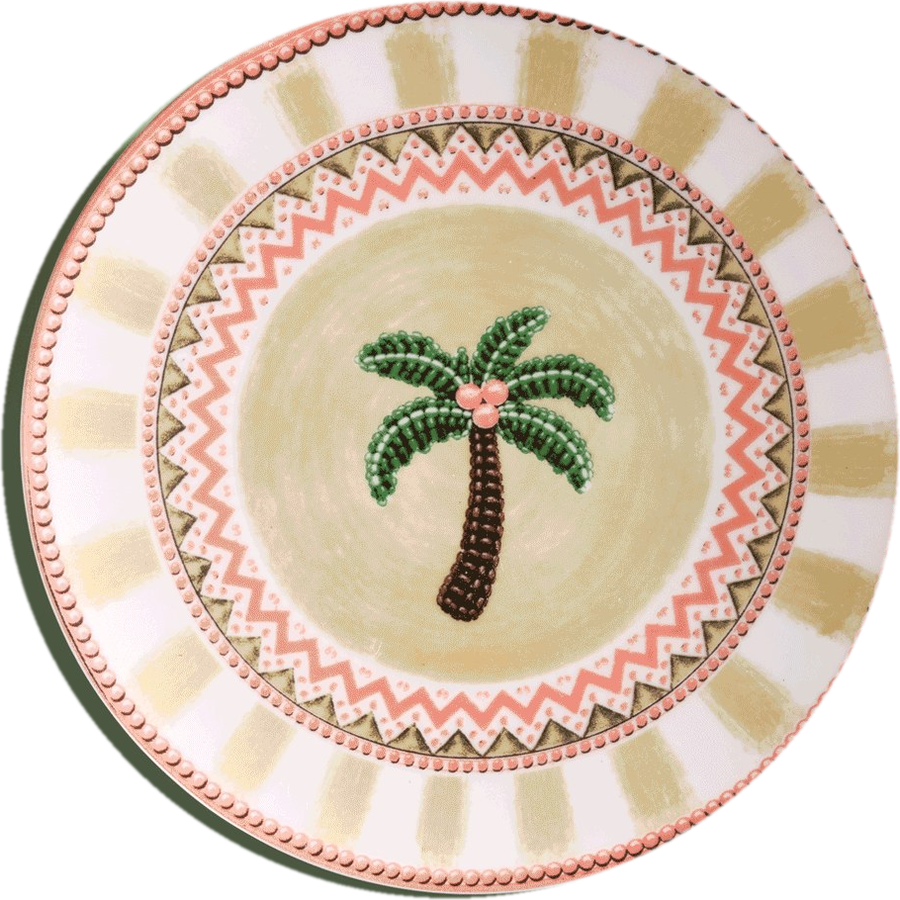
#> input picture social/story/assets/beads_dinner.png, 900 x 900 px, given in place of cookbook.png, which was not available
$ python i_p_cookbook.py
#> lines starting #> are read from the running program, lines starting #| are printed output that depends on the picture
from wc import *
import subprocess, cv2
OUT=os.path.abspath('../ins/out'); T=os.path.abspath('../ins/tmp'); os.makedirs(T,exist_ok=True)
bg=np.array(Image.open('../ins/gen/cookbook.png').convert('RGB')).astype(np.float32)
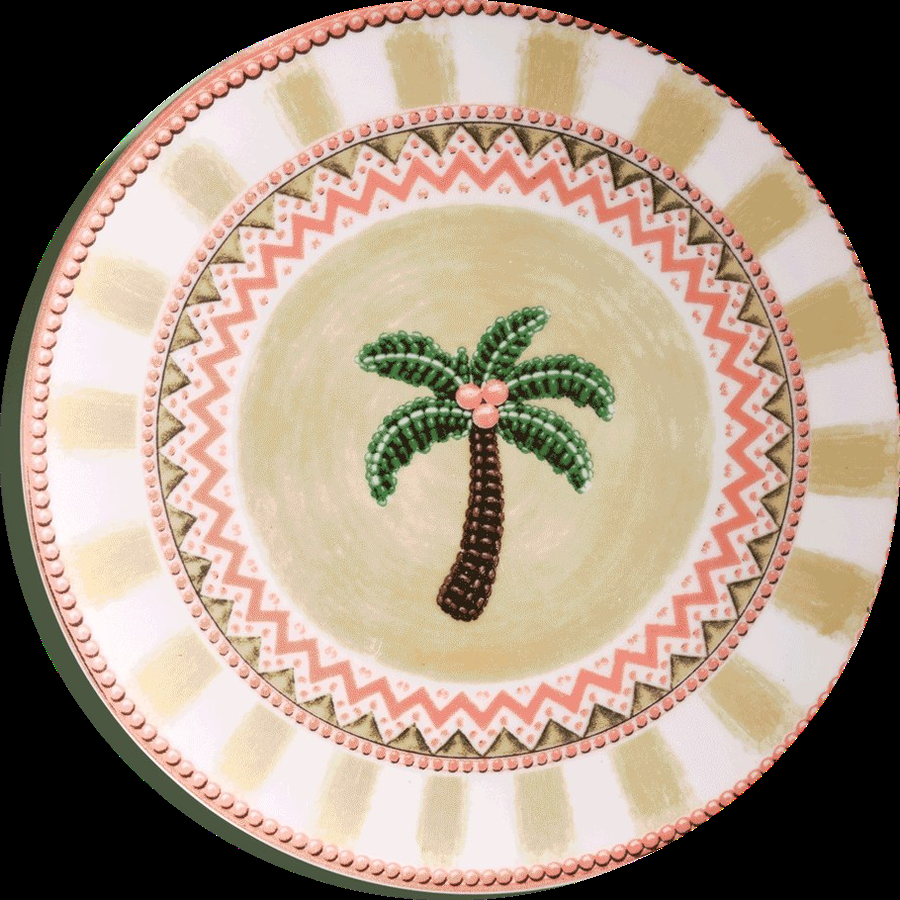
#> bg: shape (900, 900, 3) float32; mean R, G, B 164.9, 147.1, 130.9
Q=np.float32([(262,726),(1142,544),(1556,1700),(566,2024)])
CW,CH=900,1220
#> (the run stopped early here; a loop or call above may not have finished)

$ run again, on social/story/assets/wild_dinner.png
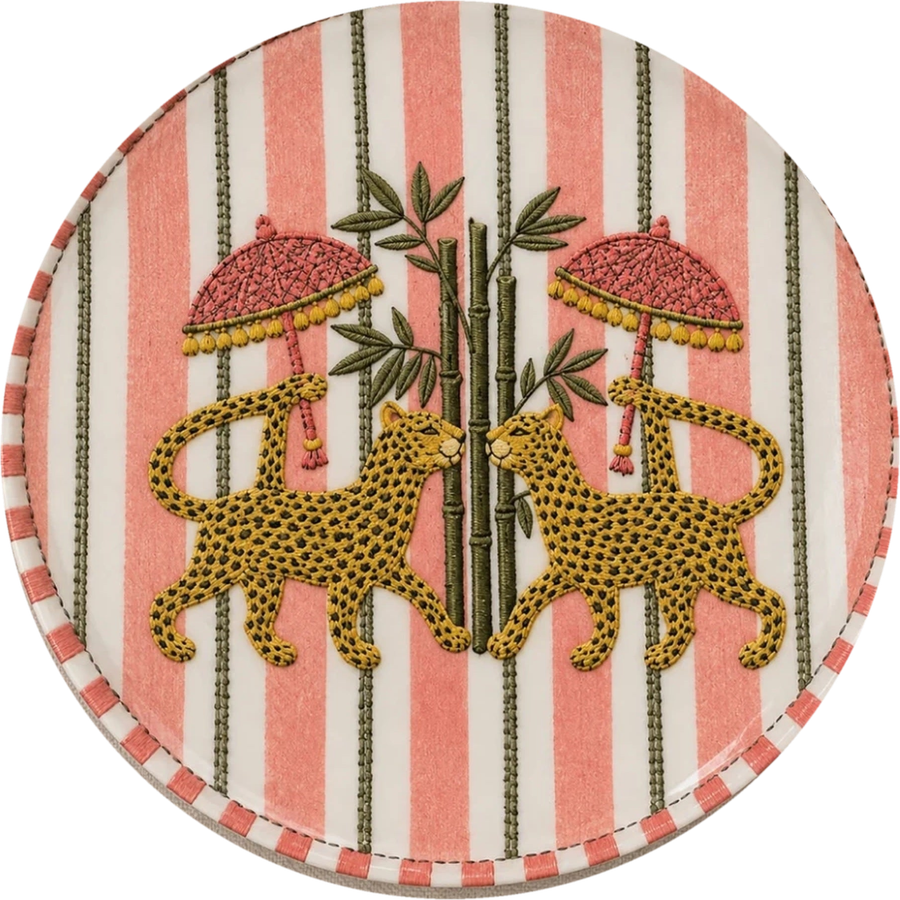
#> input picture social/story/assets/wild_dinner.png, 900 x 900 px, given in place of cookbook.png, which was not available
#> `bg=np.array(Image.open('../ins/gen/cookbook.png').convert('RGB')).asty..`:
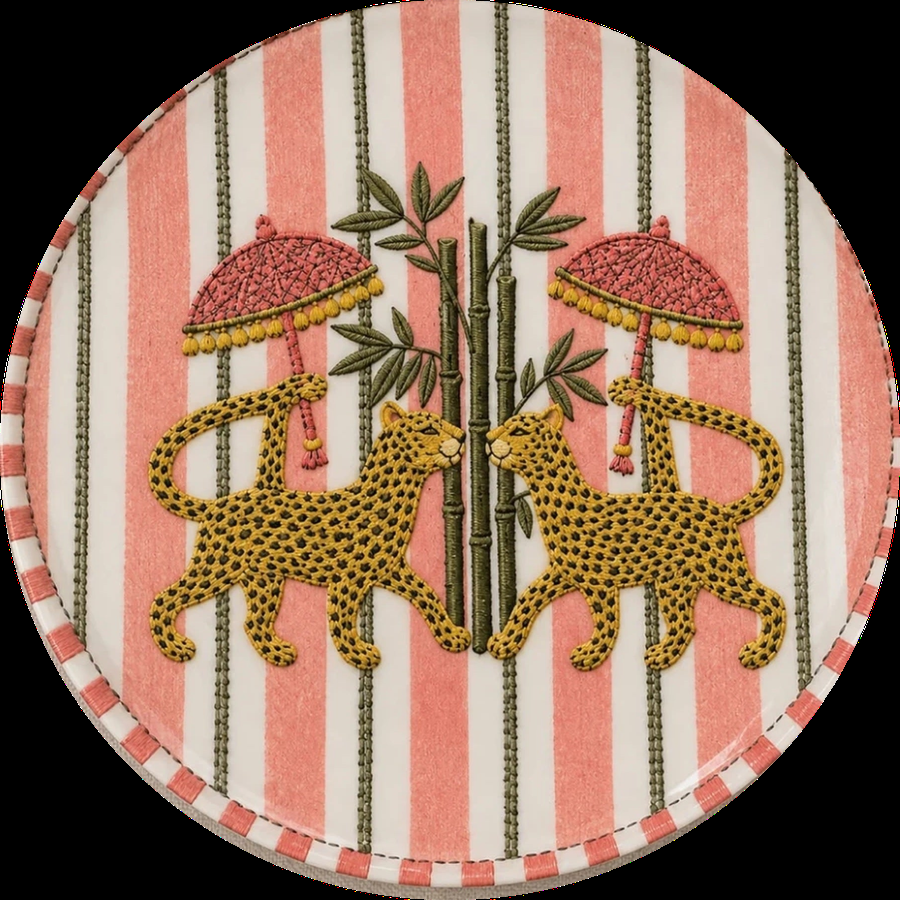
#> bg: shape (900, 900, 3) float32; mean R, G, B 150.1, 118.4, 99
